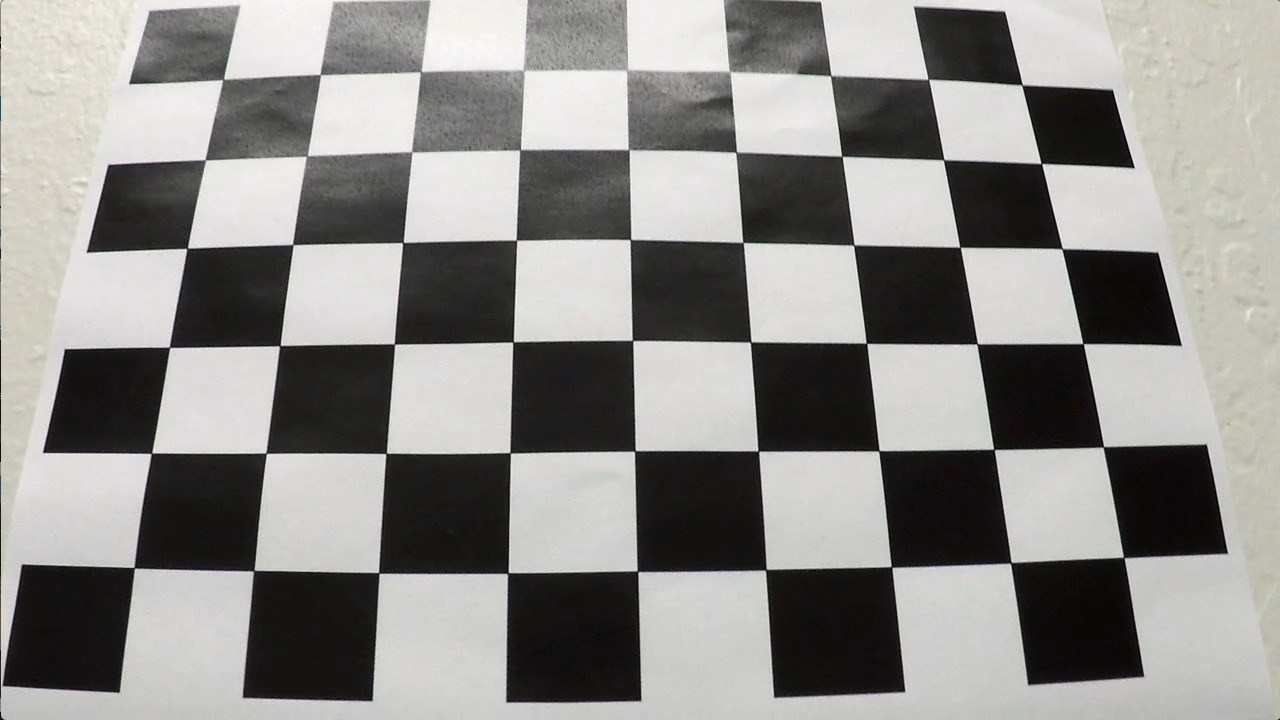
#> input picture codebase/camera_cal/calibration3.jpg, 1280 x 720 px, found by its file name
$ jupyter execute --allow-errors 'Undistort and Transform (Lesson 17).ipynb'
#> lines starting #> are read from the running program, lines starting #| are printed output that depends on the picture
### Lane Curvature (Lesson 12)

Self-driving cars need to be told the correct steering angle to turn left or right and we can calculate this angle if we know a few things about the speed and dynamics of the car and how much the lane is curving. To determine the curvature, we’ll go through the following steps:

* First, we’ll detect the lane lines using some masking and thresholding techniques.
* Then, perform a perspective transform to get a birds eye view of the lanes. This lets us fit a polynomial to the lane lines, which we couldn’t do very easily before.
* Then, we can extract the curvature the lines from this polynomial with just a little math.

### Undistort and Transform (Lesson 17)
Your goal is to generate output like the image shown above. To do that, you need to write a function that takes your distorted image as input and completes the following steps:

* Undistort the image using cv2.undistort() with mtx and dist
* Convert to grayscale
* Find the chessboard corners
* Draw corners
* Define 4 source points (the outer 4 corners detected in the chessboard pattern)
* Define 4 destination points (must be listed in the same order as src points!)
* Use cv2.getPerspectiveTransform() to get M, the transform matrix
* use cv2.warpPerspective() to apply M and warp your image to a top-down view

[cell 1]
import pickle
import cv2
import glob
import numpy as np
import matplotlib.pyplot as plt
import matplotlib.image as mpimg

[cell 2]
# [41 lines of commented-out code are left out]

[cell 3]
# Undistort and Transform (Lesson 17)
# MODIFY THIS FUNCTION TO GENERATE OUTPUT
# THAT LOOKS LIKE THE IMAGE ABOVE
def corners_unwarp(img, nx, ny, mtx, dist):
    # Use the OpenCV undistort() function to remove distortion
    undist = cv2.undistort(img, mtx, dist, None, mtx)

    # Convert undistorted image to grayscale
    gray = cv2.cvtColor(undist, cv2.COLOR_BGR2RGB)

    # Search for corners in the grayscaled image
    ret, corners = cv2.findChessboardCorners(gray, (nx, ny), None)
    print('ret:', ret)

    # 4. If corners found:
    if ret == True:
        # If we found corners, draw them! (just for fun)
        cv2.drawChessboardCorners(undist, (8,6), corners, ret)

        # Choose offset from image corners to plot detected corners
        # This should be chosen to present the result at the proper aspect ratio
        # My choice of 100 pixels is not exact, but close enough for our purpose here
        offset = 100 # offset of dst points

        # Grab the image shape
        img_size = (gray.shape[1], gray.shape[0])

        # For source points I'm grabbing the outer four detected corners
        src = np.float32([corners[0], corners[nx-1], corners[-1], corners[-nx]])

        # For destination points, I'm arbitrarily choosing some points to be
        # a nice fit for displaying our warped result
        # again, not exact, but close enough for our purposes
        dst = np.float32([
                [offset,offset],
                [img_size[0]-offset,offset],
                [img_size[0]-offset,img_size[1]-offset],
                [offset,img_size[1]-offset]])

        # Given src and dst points, calculate the perspective transform matrix
        M = cv2.getPerspectiveTransform(src, dst)

        # E. warp image
        warped = cv2.warpPerspective(undist, M, img_size)

    return warped, M

[cell 4]
# Read in an image
# cv2.imread() returns False on `ret`
# img = cv2.imread('./camera_cal/calibration3.jpg')

img = mpimg.imread('./camera_cal/calibration3.jpg')
#> img is the input picture: shape (720, 1280, 3); mean R, G, B 141.8, 141, 138.1
img_size = (img.shape[1], img.shape[0])
#> img_size = (1280, 720)
nx = 9 # the number of inside corners in x
ny = 6 # the number of inside corners in y

# ret, mtx, dist, rvecs, tvecs = cv2.calibrateCamera(objpoints, imgpoints, img_size, None, None)

dist_pickle = pickle.load( open( "./saved_settings/undistort.p", "rb" ) )
#> (reads saved_settings/undistort.p from the repository)
mtx = dist_pickle["mtx"]
dist = dist_pickle["dist"]

#> (a cell that did not finish here is left out)

#> in corners_unwarp, `undist = cv2.undistort(img, mtx, dist, None, mtx)`:
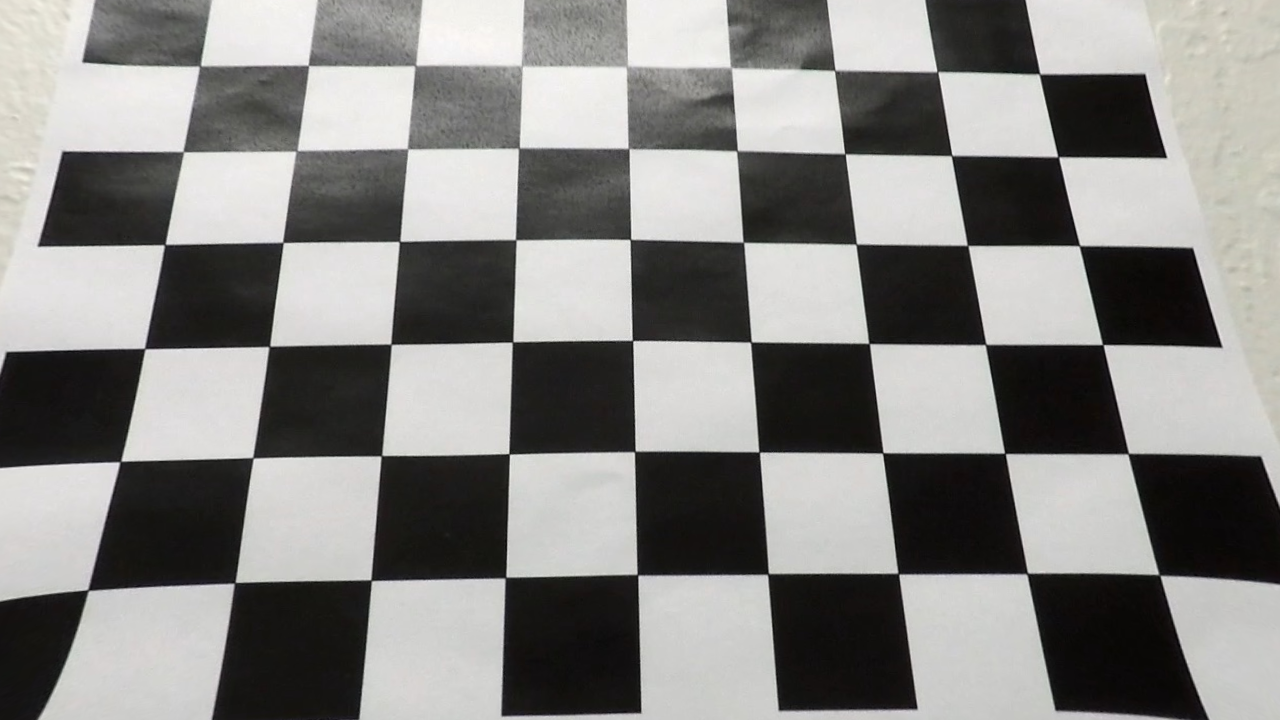
#> undist: shape (720, 1280, 3); mean R, G, B 134.4, 133.6, 131.3
#> in corners_unwarp, `ret, corners = cv2.findChessboardCorners(gray, (nx, ny), None)`: ret = False; corners = 53 rows, first 8: [200, 66], [308.5, 65.5], [297, 150.5], [183, 151.5], [415, 65.5], [408, 149.5], [399.5, 241.5], [283, 242]
#| ret: False
